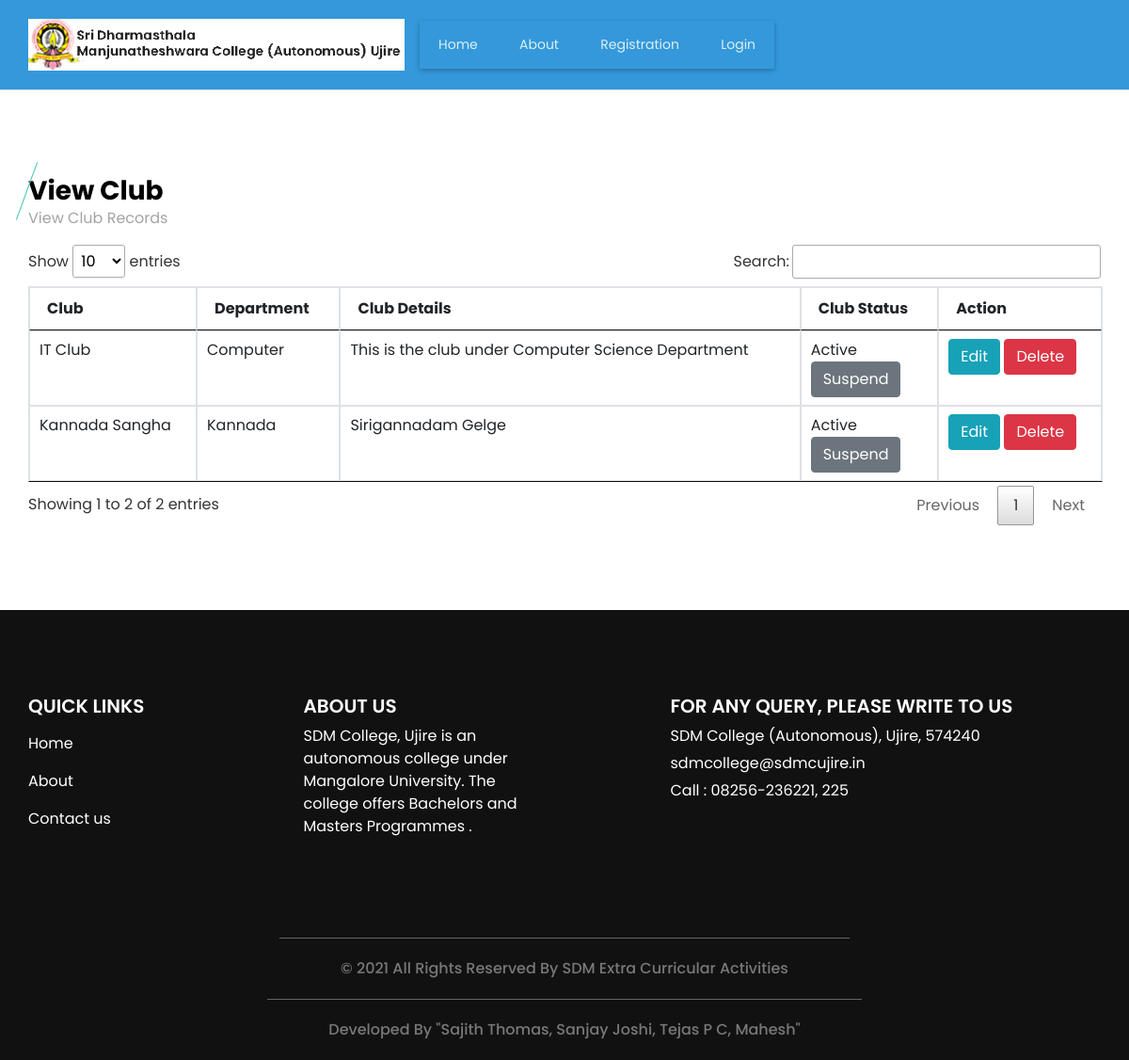
The app's page /viewclub.php, older data.
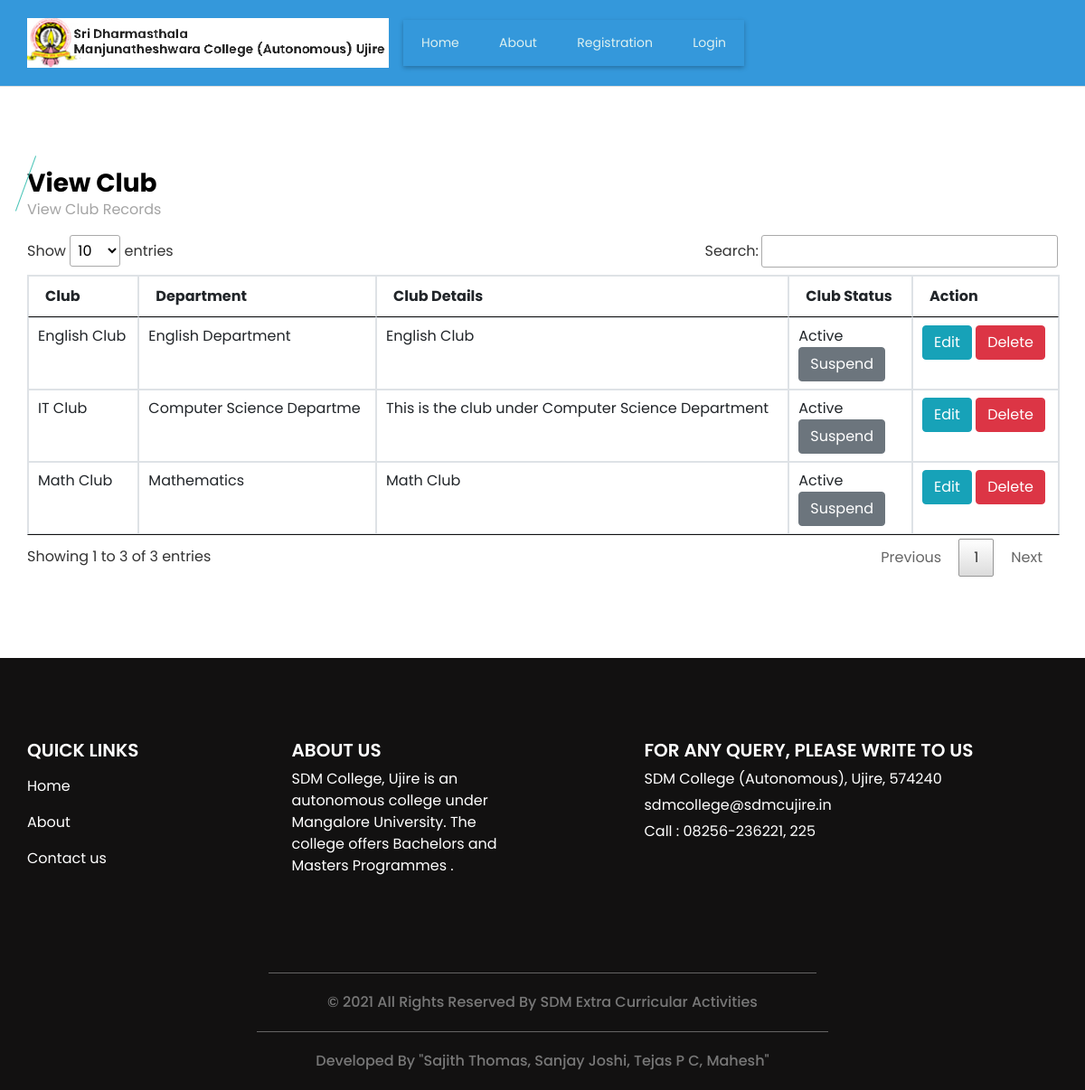
The same page, newer data.
### tables this page shows
CREATE TABLE `club` (
  `club_id` int(11) NOT NULL,
  `department_id` int(11) NOT NULL,
  `club` varchar(30) NOT NULL,
  `club_details` text NOT NULL,
  `club_status` varchar(10) NOT NULL
);

CREATE TABLE `department` (
  `department_id` int(11) NOT NULL,
  `department` varchar(25) NOT NULL,
  `department_detail` text NOT NULL,
  `department_status` varchar(10) NOT NULL
);

### viewclub.php (the view, shortened to what this page needs)
<?php
include("header.php");
?>
  <section class="event_section layout_padding">
    <div class="container">
      <div class="heading_container">
        <h3>
          View Club
        </h3>
        <p>
          View Club Records
        </p>
      </div>
      <div class="event_container">
        <div class="">
<form method="post" action="" name="frmdept" id="frmdept" >
<table id="datatableplugin" class="table table-bordered">
	<thead>
		<tr>
			<th>Club</th>
			<th>Department</th>
			<th>Club Details</th>
			<th>Club Status</th>
			<th>Action</th>
		</tr>
	</thead>
	<tbody>
	<?php
			$sqlview = "SELECT club.*,department.department FROM club LEFT JOIN department ON department.department_id=club.department_id";
			$qsqlview = mysqli_query($con,$sqlview);
			while($rsview = mysqli_fetch_array($qsqlview))
			{
				echo "<tr>
					<td>$rsview[club]</td>
					<td>$rsview[department]</td>
					<td>$rsview[club_details]
					<td>$rsview[club_status]<br>";
					if($rsview['club_status'] == "Active")
					{
					echo "<a href='viewclub.php?st=Suspended&acid=$rsview[club_id]' class='btn btn-secondary' onclick='return confirmst()' >Suspend</a>";
					}
					else
					{
					echo "<a href='viewclub.php?st=Active&acid=$rsview[club_id]' class='btn btn-primary' onclick='return confirmst()'  >Approve</a>";
					}
					echo "</td><td>
					<a href='addclub.php?editid=$rsview[club_id]' class='btn btn-info'>Edit</a>
					<a href='viewclub.php?delid=$rsview[club_id]' class='btn btn-danger' onclick='return confirmdel()' >Delete</a>
				</tr>";
			}
			?>
	</tbody>
</table>
</form>
        </div>
      </div>
    </div>
  </section>
<?php
include("footer.php");
?>

Row changes from the older to the newer data that the page shows:
removed club: club "Kannada Sangha", department.department "Kannada", club_details "Sirigannadam Gelge", club_status "Active"
changed through a linked row, club "IT Club": department.department "Computer" → "Computer Science Departme"
added club: club "English Club", department.department "English Department", club_details "English Club", club_status "Active"
added club: club "Math Club", department.department "Mathematics", club_details "Math Club", club_status "Active"
Text that changed along with them:
text written by a page script: "Show entries Search: Showing 1 to 2 of 2 entries Previous 1 Next" → "Show entries Search: Showing 1 to 3 of 3 entries Previous 1 Next"
